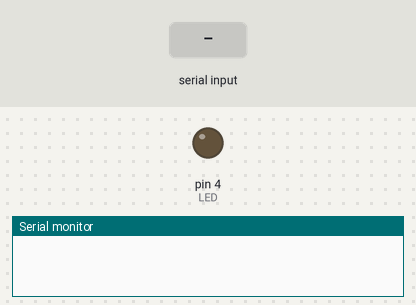
This sketch was run on a simulated Arduino Uno, built with avr-gcc and run on an emulated ATmega328P. Parts: output pins drawn as LEDs (lit = HIGH), the last lines printed to the serial monitor. The test bench sets the inputs (shaded band).

Above: at 1.2 s.
1.3 s: "1" received over the second serial link
At 1.8 s:
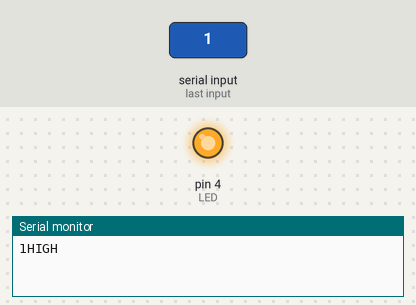
2.8 s: "L" received over the second serial link
At 4.0 s:
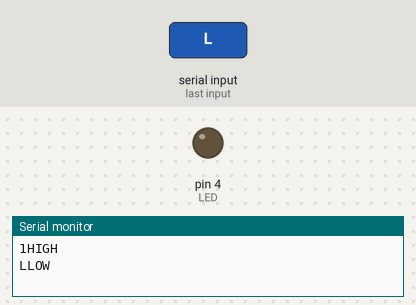
4.3 s: "0" received over the second serial link
At 5.3 s:
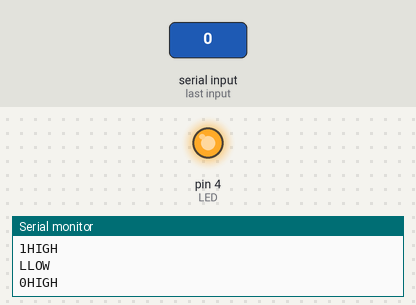
Timing chart, 0 to 7.3 s (numbered marks = the images above; inputs shaded):
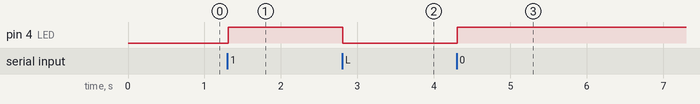

The sketch:

allumageuneledenbluetoothesclave.ino
```cpp
#include <SoftwareSerial.h>
SoftwareSerial ArduinoMaster(2,3); //RX TX                  //Bibliothèque pour le Bluetooth
const int LED=4;

void setup() {

 Serial.begin(9600);
 ArduinoMaster.begin(38400);                              //Communication en 38400 bauds
 pinMode(LED,OUTPUT);
}

void loop() {

 while (ArduinoMaster.available()) {                          //tant que le module Bluetooth est disponible
  delay(10);
  if (ArduinoMaster.available() >0) {
    char c = ArduinoMaster.read();        //recoit un caractere et l'affiche sur le moniteur série
    Serial.print(c);

    if (c=='L'){                    //Si le HC05 envoit L, la LED s'allume
      digitalWrite(LED,LOW);
      delay(10);
      Serial.println("LOW");}

    else{                           //Si le HC05 recoit autre chose que L, la LED est éteinte
      digitalWrite(LED,HIGH);
    delay(10);
    Serial.println("HIGH");}

  }
}
  ArduinoMaster.flush();            //Efface la mémoire stockée
}
```

Measured:
- after the input at 1.3 s, pin 4 (LED): LOW → HIGH at once
- after the input at 2.8 s, pin 4 (LED): HIGH → LOW at once
- after the input at 4.3 s, pin 4 (LED): LOW → HIGH at once
